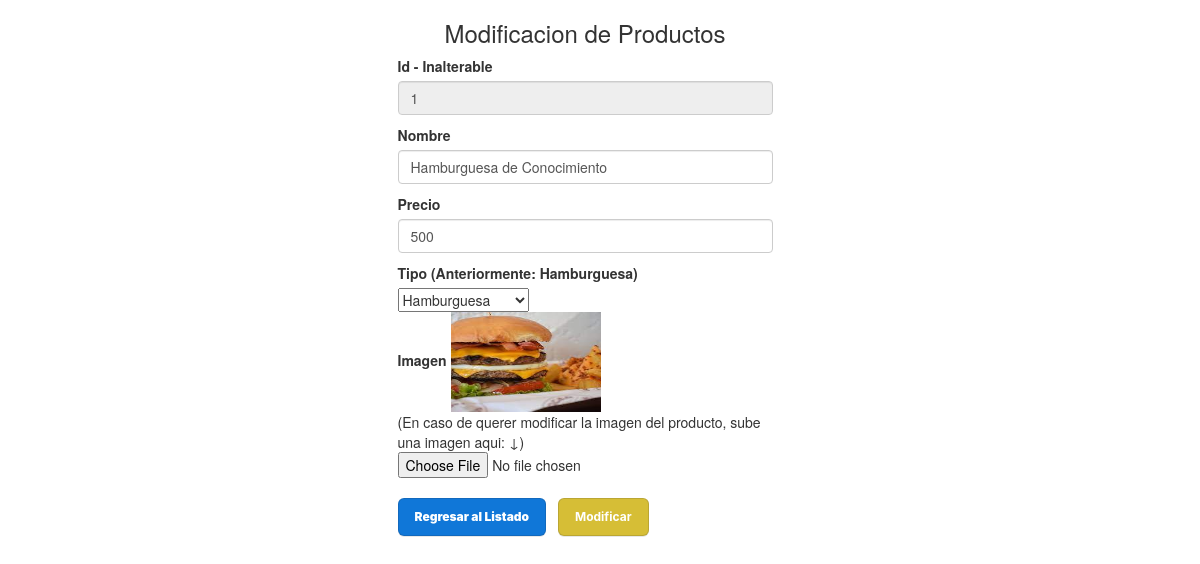
Page /ModificarProducto_pagina.php?id=1 on the committed database.
### tables this page shows
CREATE TABLE `producto` (
  `id_producto` int(10) PRIMARY KEY NOT NULL AUTO_INCREMENT COMMENT 'ID del Producto',
  `nombre` varchar(30) NOT NULL COMMENT 'Nombre del Producto',
  `precio` int(20) NOT NULL COMMENT 'Precio del Producto',
  `tipo` varchar(15) NOT NULL COMMENT 'Tipo de producto (vegano, vegetariano, celiaco,  etc).'
);

### modelo/conexion.php (called while the page is built)
<?php
class Conectar{
    public static function conexion (){
        try{
            $host ="localhost";
            $user ="root";
            $pass="";
            $bd="proyecto_grupo2";
            $con = mysqli_connect($host,$user,$pass);
            mysqli_select_db($con,$bd);
            return $con;
        }catch(Exception $e){
    die('Error'.$e->getMessage());
    echo "La linea de error " . $e->getLine();
        }
    }
    }
?>

### modelo/Producto.php (called while the page is built, shortened)
<?php
class Producto{
    private $con;
    public function __construct()
    {
        require_once("conexion.php");
        $this->con=Conectar::conexion();
    }
    public function get_data($id){
        $sql = "SELECT * FROM producto WHERE id_producto = $id";
        $query = mysqli_query($this->con,$sql);
        return $query;
    }
}
?>

### vista/MODIFICAR_Producto_VISTA.php (the view, shortened to what this page needs)
<!DOCTYPE html>
<html lang="es">
<head>
        <link href="https://cdn.jsdelivr.net/npm/bootstrap@5.2.0/dist/css/bootstrap.min.css" rel="stylesheet">
        <link href="https://maxcdn.bootstrapcdn.com/bootstrap/3.3.7/css/bootstrap.min.css" rel="stylesheet">
        <link href="https://maxcdn.bootstrapcdn.com/font-awesome/4.7.0/css/font-awesome.min.css" rel="stylesheet">
</head>
<body>
        <?php foreach ($producto_modificar as $producto) :
                $dir_imagen = "assets/Productos/id".$producto['id_producto'].".png"; ?>
                <form class="col-4" method="POST" enctype="multipart/form-data">
                        <h3 class="text-center">Modificacion de Productos</h3>
                        <div class="mb-3">
                                <label class="form-label">Id - Inalterable</label>
                                <input type="text" class="form-control" name="id" value="<?php echo $producto['id_producto'] ?>" readonly>
                        </div>
                        <div class="mb-3">
                                <label class="form-label">Nombre</label>
                                <input type="text" class="form-control" name="nombre" value="<?php echo $producto['nombre'] ?>">
                        </div>
                        <div class="mb-3">
                                <label class="form-label">Precio</label>
                                <input type="number" class="form-control" name="precio" value="<?php echo $producto['precio'] ?>">
                        </div>
                        <label class="form-label">Tipo (Anteriormente: <?php echo $producto['tipo'] ?>)</label>
                        <select id="cmbMake" name="tipo">
                                <option value="Hamburguesa">Hamburguesa</option>
                        </select>
                        <div class="mb-3">
                                <label class="form-label">Imagen</label>
                                <img src="<?php echo $dir_imagen; ?>"  alt="Imagen" width="150" height="100">
                                <br>
                                (En caso de querer modificar la imagen del producto, sube una imagen aqui: ↓)
                                <input type="file" accept="image/*" name="imagen" />
                        </div>
                        <a href="PAGINA_GestionProductos.php" class="button-2" style="color:white; text-decoration:none;">Regresar al Listado</a>
                        <button type="submit" class="button-3" name="modificacion" value="enviar">Modificar</button>
                        </div>
        <?php endforeach; ?>
</body>
</html>

### assets/styles2.css (style rules this page uses)
body { font-family: 'Roboto', sans-serif; background-repeat: no-repeat; background-size: cover; }
.button-2 { appearance: none; background-color: #1077d8; border: 1px solid rgba(27, 31, 35, .15); border-radius: 6px; box-shadow: rgba(27, 31, 35, .1) 0 1px 0; box-sizing: border-box; color: #fff; cursor: pointer; display: inline-block; font-family: -apple-system, system-ui, "Segoe UI", Helvetica, Arial, sans-serif, "Apple Color Emoji", "Segoe UI Emoji"; font-size: 12px; font-weight: 900; line-height: 16px; padding: 10px 16px; margin-top: 1px; }
.button-3 { appearance: none; background-color: #d6be36; border: 1px solid rgba(27, 31, 35, .15); border-radius: 6px; box-shadow: rgba(27, 31, 35, .1) 0 1px 0; box-sizing: border-box; color: #fff; cursor: pointer; display: inline-block; font-family: -apple-system, system-ui, "Segoe UI", Helvetica, Arial, sans-serif, "Apple Color Emoji", "Segoe UI Emoji"; font-size: 12px; font-weight: 700; line-height: 16px; padding: 10px 16px; margin-top: 10px; margin-left: 8px; }
.col-4 { margin: auto; }

### rows in the picture
producto: id "1", nombre "Hamburguesa de Conocimiento", precio "500", tipo "Hamburguesa"
